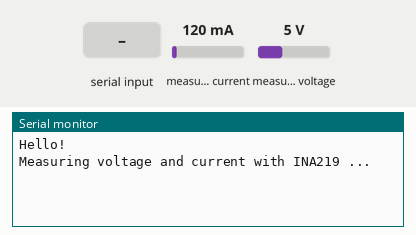
Bench run of a sketch on a simulated Arduino Leonardo, built with avr-gcc and run on an emulated ATmega32U4. On the bench: the last lines printed to the serial monitor. The test bench sets the inputs (shaded band); at power-on: measured current 120 mA, measured voltage 5 V.

Above: at 1.2 s.
1.3 s: "s" received over Serial
At 1.42 s:
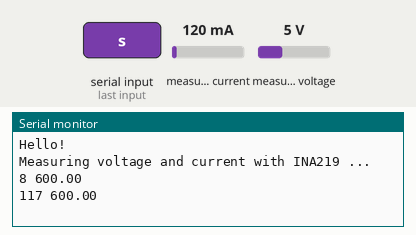
2.9 s: measured current set to 40 mA
At 2.94 s:
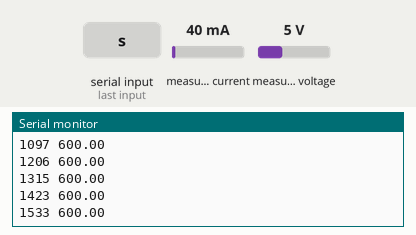
4.4 s: measured voltage set to 0.3 V
At 4.47 s:
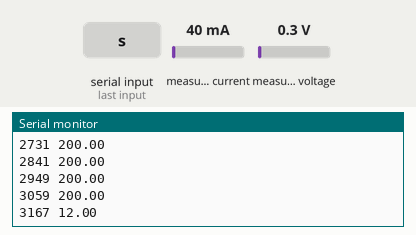
5.9 s: "1" received over Serial
At 6.1 s:
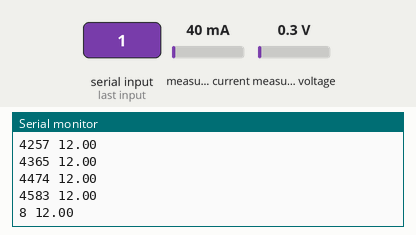
7.4 s: measured current set to 500 mA
At 7.41 s:
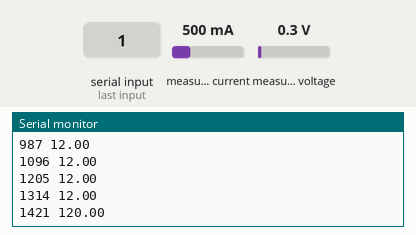
Timing chart, 0 to 9.9 s (numbered marks = the images above; inputs shaded):
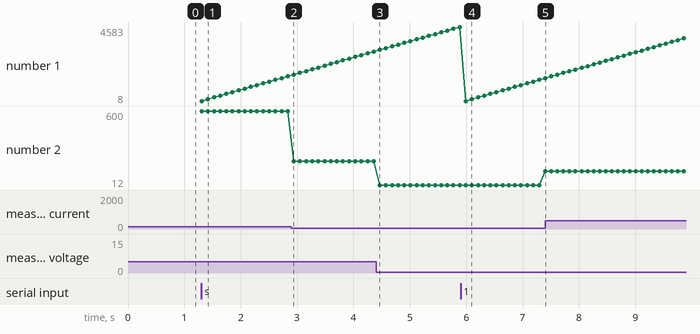

The sketch:

PowerLogger.ino
```cpp
//PowerLogger: samples power
//          Based on Adafruit INA219 Library Example
//          Uses Adafruit INA219 board with default address (no soldered address pins)
//          Samples

#include <Wire.h>
#include <Adafruit_INA219.h>

Adafruit_INA219 ina219;

long t_elapsed = 0;
long t_0;


void setup(void)
{
  Serial.begin(115200);
  while (!Serial) {
    // will pause Zero, Leonardo, etc until serial console opens
    delay(1);
  }

  uint32_t currentFrequency;

  Serial.println("Hello!");

  // Initialize the INA219.
  // By default the initialization will use the largest range (32V, 2A).  However
  // you can call a setCalibration function to change this range (see comments).
  if (! ina219.begin()) {
    Serial.println("Failed to find INA219 chip");
    while (1) {
      delay(10);
    }
  }
  // To use a slightly lower 32V, 1A range (higher precision on amps):
  //ina219.setCalibration_32V_1A();
  // Or to use a lower 16V, 400mA range (higher precision on volts and amps):
  ina219.setCalibration_16V_400mA();

  Serial.println("Measuring voltage and current with INA219 ...");
}

bool logging = false;

void loop(void)
{
  //Serial.print("Bus Voltage:   "); Serial.print(busvoltage); Serial.println(" V");
  //Serial.print("Shunt Voltage: "); Serial.print(shuntvoltage); Serial.println(" mV");
  //Serial.print("Load Voltage:  "); Serial.print(loadvoltage); Serial.println(" V");
  //Serial.print("Current:       "); Serial.print(current_mA); Serial.println(" mA");
  if (Serial.available())
  {
    char c = Serial.read();
    if (c == 's')
      logging = !logging;
      if (logging) {
        t_0 = millis();
      }
  }
  if (logging) {
    float shuntvoltage = 0;
    float busvoltage = 0;
    float current_mA = 0;
    float loadvoltage = 0;
    float power_mW = 0;

    shuntvoltage = ina219.getShuntVoltage_mV();
    busvoltage = ina219.getBusVoltage_V();
    current_mA = ina219.getCurrent_mA();
    power_mW = ina219.getPower_mW();
    loadvoltage = busvoltage + (shuntvoltage / 1000);

    Serial.print(millis() - t_0);
    Serial.print(" ");
    Serial.println(power_mW);
    delay(100);
  }
}
```

Measured:
- after the input at 1.3 s, the serial monitor: prints a new line at once (image 1)
- after the input at 4.4 s, the serial monitor: prints a new line after 0.07 s (image 3)
- after the input at 5.9 s, the serial monitor: prints a new line after 0.09 s (image 4)
- after the input at 7.4 s, the serial monitor: prints a new line at once (image 5)
- plotted number 1: 4583 → 1314 after the input at 5.9 s, 1314 → 3878 after the input at 7.4 s
- plotted number 2: 600 → 200 after the input at 2.9 s, 200 → 12 after the input at 4.4 s, 12 → 120 after the input at 7.4 s
